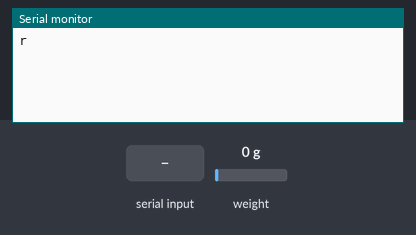
A sketch run on a simulated Arduino Uno, built with avr-gcc and run on an emulated ATmega328P. Shown: the last lines printed to the serial monitor. The test bench sets the inputs (shaded band); at power-on: weight on the scale 0 g.

Above: at 1.2 s.
1.3 s: "<tare>" received over Serial
At 3.0 s:
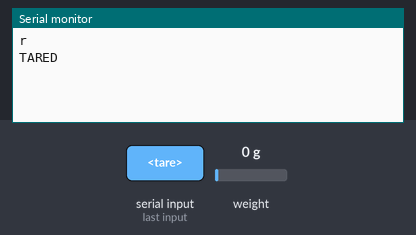
3.8 s: "<start>" received over Serial
At 3.91 s:
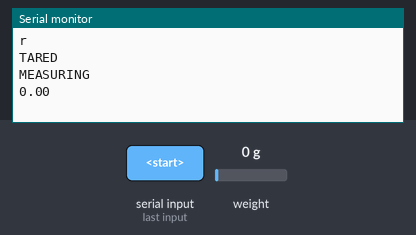
5.4 s: "<stop>" received over Serial
At 5.7 s:
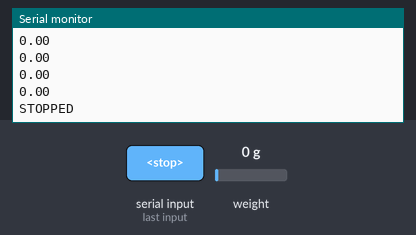
6.9 s: "<calibrate>" received over Serial
At 8.1 s:
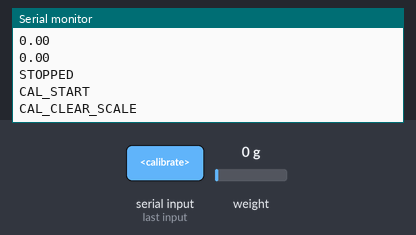
8.9 s: "<cancel>" received over Serial
At 9.2 s:
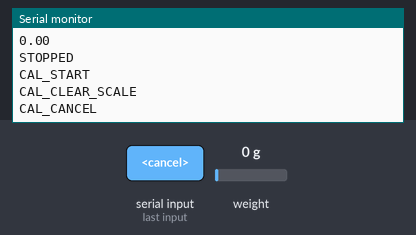
10.4 s: "<get_scale>" received over Serial
At 11.6 s:
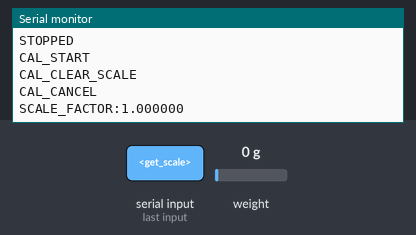

The sketch:

main.ino
```cpp
/*
Arduino Scale Controller - Clean Version

Pin Configuration:
Arduino PIN 5 -> HX711 SCK (Clock)
Arduino PIN 6 -> HX711 DT (Data)
Arduino 5V -> HX711 VCC
Arduino GND -> HX711 GND

Load Cell Red -> HX711 E+
Load Cell Black -> HX711 E-
Load Cell White -> HX711 A-
Load Cell Green -> HX711 A+
*/

#include "HX711.h"

// Pin definitions
const int HX_SCK = 5;
const int HX_DT = 6;

// HX711 instance
HX711 scale;

// Device states
enum DeviceState { IDLE, MEASURING, CALIBRATING };
DeviceState deviceState = IDLE;

// Calibration states
enum CalState { CAL_INIT, CAL_WAIT_READY, CAL_TARE, CAL_WAIT_WEIGHT, CAL_MEASURE, CAL_DONE };
CalState calState = CAL_INIT;

// Variables
float calWeight = 0;
unsigned long calTimer = 0;

// Serial parsing
const byte MAX_CHARS = 32;
char buffer[MAX_CHARS];
bool newCommand = false;

void setup() {
  Serial.begin(115200);
  scale.begin(HX_DT, HX_SCK);
  Serial.println("r");  // Ready signal
}

void loop() {
  readSerial();
  processCommands();

  switch (deviceState) {
    case IDLE:
      // Do nothing, wait for commands
      break;

    case MEASURING:
      doMeasurement();
      break;

    case CALIBRATING:
      doCalibration();
      break;
  }
}

// ============ SERIAL HANDLING ============

void readSerial() {
  static byte idx = 0;
  static bool receiving = false;

  while (Serial.available() && !newCommand) {
    char c = Serial.read();

    if (c == '<') {
      receiving = true;
      idx = 0;
    }
    else if (c == '>') {
      buffer[idx] = '\0';
      receiving = false;
      newCommand = true;
    }
    else if (receiving) {
      if (idx < MAX_CHARS - 1) {
        buffer[idx++] = c;
      }
    }
  }
}

void processCommands() {
  if (!newCommand) return;

  // Check if calibration needs the command first
  if (deviceState == CALIBRATING && calState == CAL_WAIT_WEIGHT) {
    if (strncmp(buffer, "weight:", 7) == 0) {
      // Let calibration handle it, don't clear yet
      return;
    }
  }

  // Universal commands (work in any state)
  if (strcmp(buffer, "tare") == 0) {
    scale.tare();
    Serial.println("TARED");
  }
  else if (strcmp(buffer, "start") == 0) {
    deviceState = MEASURING;
    Serial.println("MEASURING");
  }
  else if (strcmp(buffer, "stop") == 0) {
    deviceState = IDLE;
    Serial.println("STOPPED");
  }
  else if (strcmp(buffer, "calibrate") == 0) {
    deviceState = CALIBRATING;
    calState = CAL_INIT;
    Serial.println("CAL_START");
  }
  else if (strcmp(buffer, "cancel") == 0 && deviceState == CALIBRATING) {
    deviceState = IDLE;
    Serial.println("CAL_CANCEL");
  }
  else if (strcmp(buffer, "get_scale") == 0) {
    // Get current scale factor
    Serial.print("SCALE_FACTOR:");
    Serial.println(scale.get_scale(), 6);
  }
  else if (strncmp(buffer, "set_scale:", 10) == 0) {
    // Set scale factor: <set_scale:123.456>
    float factor = atof(buffer + 10);
    if (factor != 0) {
      scale.set_scale(factor);
      Serial.print("SCALE_SET:");
      Serial.println(factor, 6);
    } else {
      Serial.println("ERROR:Invalid scale factor");
    }
  }

  newCommand = false;
  memset(buffer, 0, MAX_CHARS);
}

// ============ MEASUREMENT ============

void doMeasurement() {
  if (scale.is_ready()) {
    float weight = scale.get_units();
    Serial.println(weight, 2);
  }
}

// ============ CALIBRATION ============

void doCalibration() {
  switch (calState) {
    case CAL_INIT:
      // Give GUI time to open window
      calTimer = millis();
      calState = CAL_WAIT_READY;
      break;

    case CAL_WAIT_READY:
      // Wait 500ms before showing clear scale message
      if (millis() - calTimer > 500) {
        Serial.println("CAL_CLEAR_SCALE");
        calTimer = millis();
        calState = CAL_TARE;
      }
      break;

    case CAL_TARE:
      // Wait 2 seconds, then tare
      if (millis() - calTimer > 2000) {
        if (scale.is_ready()) {
          scale.tare();
          Serial.println("CAL_TARED");
          calState = CAL_WAIT_WEIGHT;
        }
      }
      break;

    case CAL_WAIT_WEIGHT:
      // Wait for weight command from serial
      if (newCommand && strncmp(buffer, "weight:", 7) == 0) {
        calWeight = atof(buffer + 7);

        Serial.print("CAL_WEIGHT:");
        Serial.println(calWeight, 2);

        // Clear command after processing
        newCommand = false;
        memset(buffer, 0, MAX_CHARS);

        if (calWeight > 0) {
          calState = CAL_MEASURE;
          calTimer = millis();
        } else {
          Serial.println("CAL_ERROR:Invalid weight");
          // Stay in CAL_WAIT_WEIGHT
        }
      }
      break;

    case CAL_MEASURE:
      // Wait 3 seconds for weight to settle
      if (millis() - calTimer > 3000) {
        if (scale.is_ready()) {
          // Get the current reading (after tare, this is the weight value)
          long raw = scale.get_value();  // This gets (reading - offset)

          Serial.print("CAL_RAW:");
          Serial.println(raw);

          if (abs(raw) > 1000) {
            // Calculate scale factor: raw_value / known_weight
            float factor = (float)raw / calWeight;
            scale.set_scale(factor);

            Serial.print("CAL_FACTOR:");
            Serial.println(factor, 2);

            calState = CAL_DONE;
          } else {
            Serial.println("CAL_ERROR:No weight detected");
            calState = CAL_WAIT_WEIGHT;
          }
        }
      }
      break;

    case CAL_DONE:
      if (scale.is_ready()) {
        float test = scale.get_units();
        Serial.print("CAL_TEST:");
        Serial.println(test, 2);
        deviceState = IDLE;
        calState = CAL_INIT;
      }
      break;
  }
}
```

Measured:
- after the input at 1.3 s, the serial monitor: prints a new line after 1.0 s (image 1)
- after the input at 3.8 s, the serial monitor: prints a new line at once (image 2)
- after the input at 5.4 s, the serial monitor: prints a new line at once (image 3)
- after the input at 6.9 s, the serial monitor: prints a new line at once (image 4)
- after the input at 8.9 s, the serial monitor: prints a new line at once (image 5)
- after the input at 10.4 s, the serial monitor: prints a new line at once (image 6)
